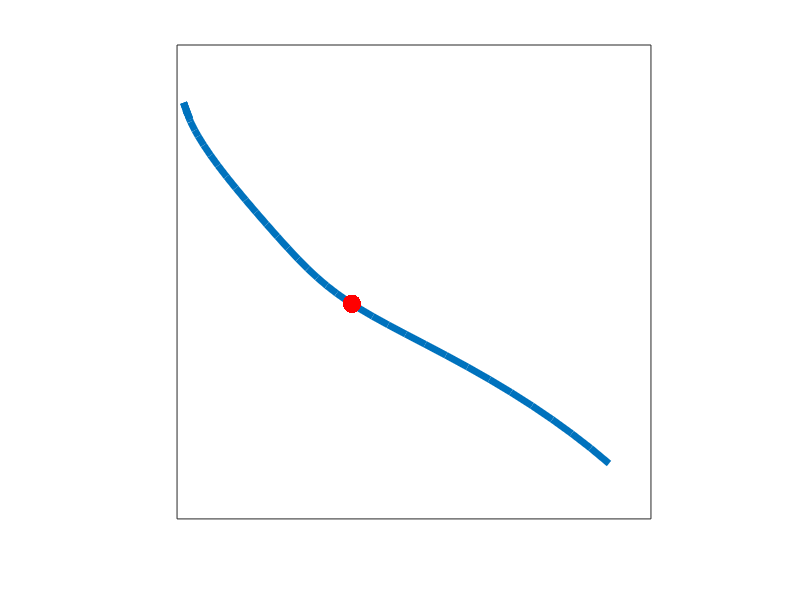
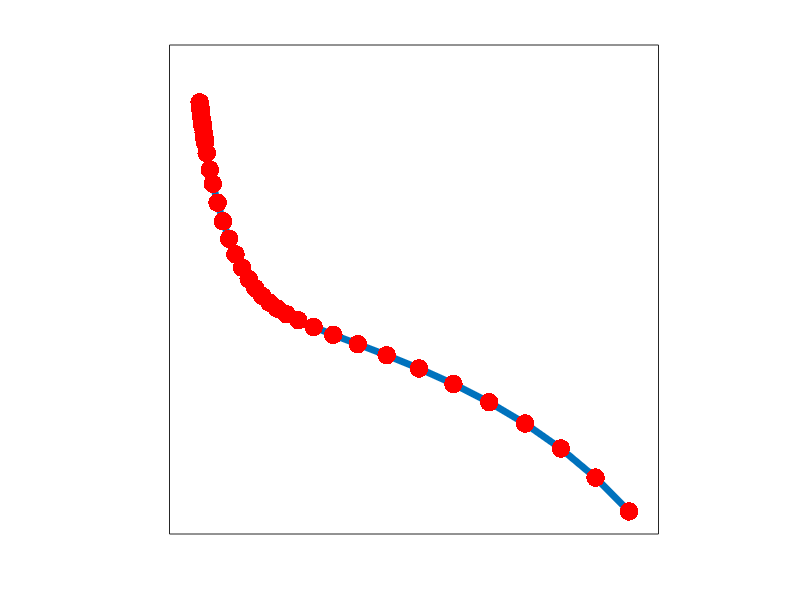

Write the MATLAB code that produced these figures, in order.
%% Plots the LCurves for the two different reconstructions.

filterCurve = load('data/LCurve_128_prior');
zeroCurve = load('data/LCurve_128_zeroprior');
filterCorner = load('data/Recon_128_prior'); 
zeroCorner = load('data/Recon_128_zeroprior');

%% Prepare structs. 

LCurveX = {filterCurve.LCurveX; zeroCurve.LCurveX};
LCurveY = {filterCurve.LCurveY; zeroCurve.LCurveY};
CornerX = {filterCorner.LCurveX; zeroCorner.LCurveX};
CornerY = {filterCorner.LCurveY; zeroCorner.LCurveY};
filenames = {'LCurveFilteredPrior', 'LCurveZeroPrior'};

%% Make plots. 

for i = 1:size(LCurveX, 1)
    figure();
    plot(LCurveX{i}, LCurveY{i}, 'LineWidth', 5);
    hold on; 
    plot(CornerX{i}, CornerY{i}, 'r.', 'MarkerSize', 40);
    axis square;
    xticks([]);
    yticks([]);
    % xlabel('ln || Af - m ||');
    % ylabel('ln || f - f^* ||');
    filepath = strjoin({'images/', filenames{i}}, '');
    saveas(gcf, filepath, 'epsc');
end
